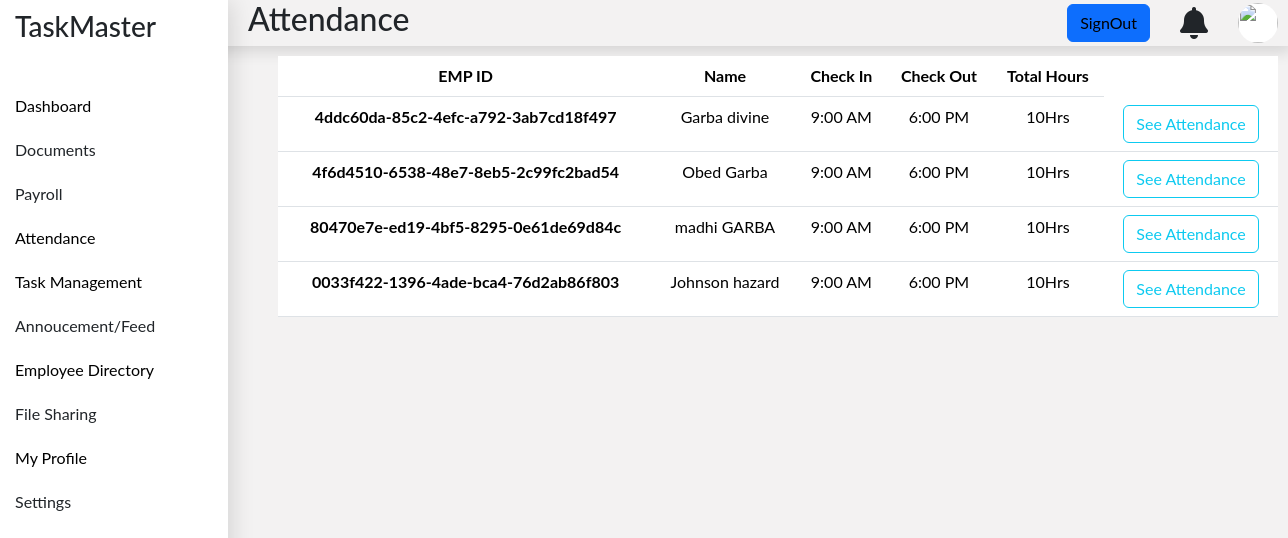
/employees/attendance/ (signed in), run on the app's committed database.
### employees/models.py (models this page shows, shortened)
class Profile(models.Model):
    ROLE_CHOICES = (
        ('employee', 'Employee'),
        ('employer', 'Employer'),
    )
    STATUS_CHOICES = (
        ('active', 'Active'),
        ('on_leave', 'On Leave'),
        ('terminated', 'Terminated'),
    )
    GENDER_CHOICES = (
        ('male', 'Male'),
        ('female', 'Female'),
        ('other', 'Other'),
    )
    user = models.OneToOneField(User, on_delete=models.CASCADE, null=True, blank=True)
    fname = models.CharField(max_length=200, blank=True, null=True)
    lname = models.CharField(max_length=200, blank=True, null=True)
    email = models.EmailField(max_length=500, blank=True, null=True, unique=True)
    position=models.CharField(max_length=200, blank=True, null=True)
    account_no = models.CharField(max_length=20, blank=True, null=True)
    account_name = models.CharField(max_length=200, blank=True, null=True)
    address= models.TextField(null=True, blank=True)
    state = models.CharField(max_length=200, blank=True, null=True)
    phone_no = models.CharField(max_length=15, blank=True, null=True)
    date_of_hire = models.DateField(null=True, blank=True)
    gender = models.CharField(max_length=10, choices=GENDER_CHOICES, blank=True, null=True)
    status = models.CharField(max_length=15, choices=STATUS_CHOICES, default='active')
    profile_image = models.ImageField(null=True, blank=True, upload_to='profiles/', default='profiles/user-default.png')
    dob = models.DateField(null=True, blank=True)
    role = models.CharField(max_length=10, choices=ROLE_CHOICES, default='employee')
    created = models.DateTimeField(auto_now_add=True)
    id = models.UUIDField(default=uuid.uuid4, unique=True, primary_key=True, editable=False)

### employees/views.py (the view)
# urls.py: path('attendance/', views.attendancelist, name="attendance-list"),
@login_required(login_url= 'login')
def attendancelist(request):
    profiles= Profile.objects.all()
    user_profile = Profile.objects.get(user=request.user)
    is_employer = user_profile.role=='employer'
    pagename = 'Attendance'
    attendances = Attendance.objects.all().select_related('employee')
    navbar_type="type2"
    context= {'profiles': profiles,'navbar_type': navbar_type, 'profile':user_profile, 'pagename':pagename, 'attendances': attendances}
    return render (request, 'employees/attendancelist.html', context)

### employees/templates/employees/attendancelist.html
{% extends 'main.html'%}
{% block content %}
<div class="ppDetailsDiv">
    <div class="employeeDatabase" >
        <table class=" attendanceDetails table table-responsive taskList" >
            <tr>
                <th> EMP ID</th>
                <th>Name</th>
                <th>Check In</th>
                <th>Check Out</th>
                <th>Total Hours</th>
            </tr>
            {% for profile in profiles %}
                <tr>
                    <td> <a href="{% url 'attendance-detail' profile.id %}"><b>{{profile.id}}</b></a> </td>
                    <td> <a href="{% url 'attendance-detail' profile.id %}"> {{profile.fname|add:" "|add:profile.lname}} </a></td>
                    <td>9:00 AM</td>
                    <td>6:00 PM</td>
                    <td>10Hrs</td>
                    <td> <a href="{% url 'attendance-detail' profile.id %}"> <button type="button" class="btn btn-outline-info">See Attendance</button></a> </td>
                </tr>
            {% endfor %}
        </table>
    </div>
</div>
{% endblock %}

### static/styles/mystyles.css (style rules this page uses)
body { background: #F3F2F2; margin: 0px; font-family: 'Lato', sans-serif; }
a { text-decoration: none; color: #000; }
.ppDetailsDiv { display: inline-flex; position: relative; left: 228px; margin-left:40px; gap: 50px; }
.employeeDatabase { text-align: center; margin: 10px; width: 800px; margin-bottom: 40px; }
table { border-collapse: collapse; }
.attendanceDetails { text-align: center; overflow: scroll; background-color: white; width: 1000px; }
.attendanceDetails td { margin-left: 15px; }

### data on the page
Profile: id "4ddc60da-85c2-4efc-a792-3ab7cd18f497", fname|add "Garba divine"
Profile: id "4f6d4510-6538-48e7-8eb5-2c99fc2bad54", fname|add "Obed Garba"
Profile: id "80470e7e-ed19-4bf5-8295-0e61de69d84c", fname|add "madhi GARBA"
Profile: id "0033f422-1396-4ade-bca4-76d2ab86f803", fname|add "Johnson hazard"

### other printed values
{{ pagename }} "Attendance"
